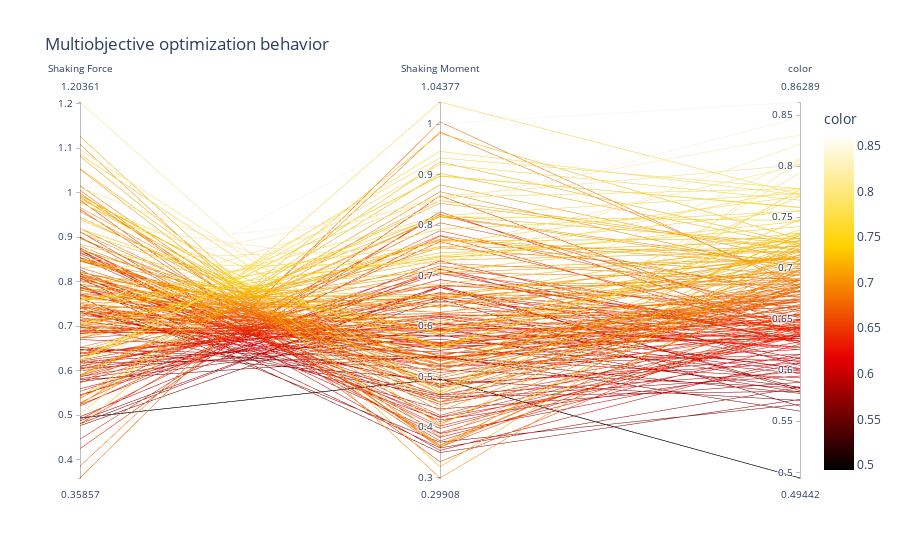

Notebook code cell kept with this figure:
### Code cell
fig = px.parallel_coordinates(np.c_[(shForces[optimal], shMoments[optimal])], title = "Multiobjective optimization behavior",
                            color = fitness[optimal],
                            labels=["Shaking Force", "Shaking Moment", "Fitness"],
                            color_continuous_scale=px.colors.sequential.Hot)
fig.show()

### Figure 1 — Plotly figure (JSON) as saved in the notebook; plotly's stock layout.template omitted (floating-point values rounded to 4 significant figures; data arrays with more than 128 entries replaced by an {"elided": "..."} marker saying what was removed)
{"data": [{"dimensions": [{"label": "Shaking Force", "values": {"elided": "250 float values"}}, {"label": "Shaking Moment", "values": {"elided": "250 float values"}}, {"label": "color", "values": {"elided": "250 float values"}}], "domain": {"x": [0, 1], "y": [0, 1]}, "line": {"color": {"elided": "250 float values"}, "coloraxis": "coloraxis"}, "name": "", "type": "parcoords"}], "layout": {"coloraxis": {"colorbar": {"title": {"text": "color"}}, "colorscale": [[0, "rgb(0,0,0)"], [0.3333, "rgb(230,0,0)"], [0.6667, "rgb(255,210,0)"], [1, "rgb(255,255,255)"]]}, "legend": {"tracegroupgap": 0}, "title": {"text": "Multiobjective optimization behavior"}}}
